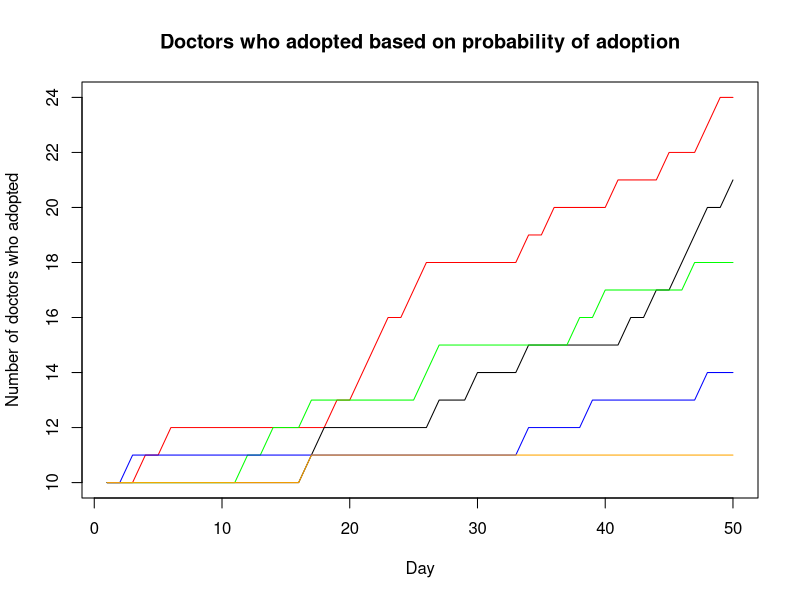

The R script that drew this image:
# Homework 6
# Stat 133, Lec 2, Spring 2015
# Due : Friday March 20th by 5 pm

# Review the slides on simulations for this assignment.

# Consider the following model on use of a new drug:
# We have a population of doctors, population size : <n.doctors>
# Every doctor has either adopted the use of a new drug, or not (0/1 status)
# Now write a function that runs a simulation for a period of :
# <n.days> where
# - every day exactly two _random_ doctors meet
# - if one has adopted but the other one has not then the
#   holdout adopts the use of the drug with probability p
# Return a matrix that shows for each day which doctors have adopted
# the use of the drug.

# Input varibles are
# <n.days> : the number of days the simulation should be run for
# <n.doctors> : total number of doctors 
# <initial.doctors> : a 0/1 vector of length <n.doctors>, 1 for adopters
# <p> : the probability that the non-adopter adopts the drug.

# Ouput variable
# <has_adopted> : matrix with <n.doctors> rows and <n.days> columns
#                 i.e. one row for each doctor
#                 the entries are 0 for days where the doctor is a
#                 non-adopter, else 1 (so once a row turns to 1 it stays as 1).

sim.doctors <- function(initial.doctors, n.doctors, n.days, p){

  # Set up the output variable, define it as a matrix then use initial.doctors
  # to set the first column (day)

  # Run a simulation for <n.days> (use a for loop).  In the loop:
  # 1) pick two random doctors
  # 2) check if one has adopted the other hasn't
  # 3) convert the non-adopter with probability p

  # return the output
  has_adopted <- matrix(nrow = n.doctors, ncol = n.days)
  has_adopted[, 1] <- initial.doctors
  
  for (i in 1:(n.days-1)){
    random_doctors <- sample(n.doctors, 2)
    ran_doc1 <- random_doctors[1]
    ran_doc2 <- random_doctors[2]
    doctors_dayi <- has_adopted[,i]
    if (has_adopted[ran_doc1, i] == 1){
      if (has_adopted[ran_doc2, i] == 0){
      adopted <- sample(c(0, 1), 1, replace = TRUE, c(1-p,p))
        if (adopted == 1){
          doctors_dayi[ran_doc2] <- 1
        }
      }
    }
    else{
      if (has_adopted[ran_doc2, i] == 1){
        if (has_adopted[ran_doc1, i] == 0){
          adopted <- sample(c(0, 1), 1, replace = TRUE, c(1-p,p))
          if (adopted == 1){
            doctors_dayi[ran_doc1] <- 1
          }
        }
      }
    }
    
    has_adopted[,i+1] <- doctors_dayi
  }
  
  return (has_adopted)
}

# When you test your function you have to generate <initial.doctors> and
# pick values for the other input parameters.

set.seed(42)
# Generate a value for <initial.doctors> that has 10% 1s and 90% 0s.
# Run your function for at least 5 different values of <p> and plot
# on x-axis: days,
# on y-axis : the number of doctors that have already adopted the drug, on that day
# Put all 5 lines in one figure (e.g. use first plot() then lines() for the subsequent lines)

nonbel.doctors <- rep(0, times = 90)
bel.doctors <- rep(1, times = 10)
initial.doctors <- sample(c(nonbel.doctors, bel.doctors), 100)

n.days <- 50
test1 <- sim.doctors(initial.doctors, length(initial.doctors), n.days, .4)
test2 <- sim.doctors(initial.doctors, length(initial.doctors), n.days, .5)
test3 <- sim.doctors(initial.doctors, length(initial.doctors), n.days, .6)
test4 <- sim.doctors(initial.doctors, length(initial.doctors), n.days, .7)
test5 <- sim.doctors(initial.doctors, length(initial.doctors), n.days, .8)

# Function num_doctors_adopt will return a vector that computes the number of doctors
#  that adopted the drug, where the first entry corresponds to the first day, the
#  second entry corresponds to the second day, and on and on
num_doctors_adopt <- function(sample_matrix){
  doctors_adopt <- c()
  for (i in 1:ncol(sample_matrix)){
    doctors_adopt_day <- 0
    for (j in 1:nrow(sample_matrix)){
      if (sample_matrix[j, i] == 1){
        doctors_adopt_day <- doctors_adopt_day + 1
      }
    }
    
    doctors_adopt <- append(doctors_adopt, doctors_adopt_day)
  }
  
  return(doctors_adopt)
}

test1_num_adopt <- num_doctors_adopt(test1)
test2_num_adopt <- num_doctors_adopt(test2)
test3_num_adopt <- num_doctors_adopt(test3)
test4_num_adopt <- num_doctors_adopt(test4)
test5_num_adopt <- num_doctors_adopt(test5)

plot(test5_num_adopt, main = "Doctors who adopted based on probability of adoption", 
     xlab = "Day", ylab = "Number of doctors who adopted", type = 'l', col = "red")
lines(test4_num_adopt)
lines(test3_num_adopt, col = "green")
lines(test2_num_adopt, col = "blue")
lines(test1_num_adopt, col = "orange")


